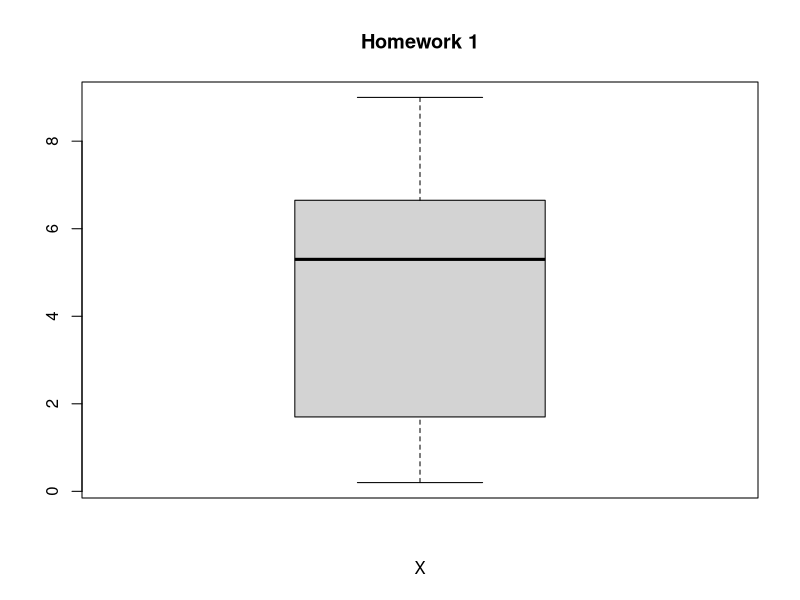

Reproduce this figure in R.
#boxplot x-coordinates
x = c(0.2, 1.2, 0.9, 2.2, 6.2, 3.6, 5.3, 6.2, 7.1, 8.6, 9.0)
boxplot(x, main = "Homework 1", xlab = "X")
